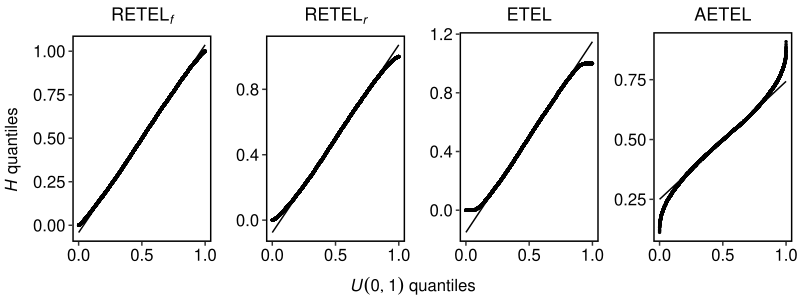

Generate this figure with R:
# Load packages
library(cowplot)
library(ggplot2)
library(grid)
library(gridExtra)

# Data
result <- readRDS("simulations/mb_1/n5s5.rds")
df <- as.data.frame(result)

# RETEL_f
p1 <- ggplot(df, aes(sample = retel1)) +
  stat_qq(distribution = qunif, size = 0.5) +
  stat_qq_line(distribution = qunif) +
  theme(
    axis.text = element_text(size = 12, color = "black"),
    axis.title = element_text(size = 12),
    panel.background = element_blank(),
    panel.border = element_rect(fill = NA, linewidth = 1),
    panel.grid = element_blank(),
    legend.position = "bottom",
    legend.text = element_text(size = 10, color = "black"),
    legend.background = element_rect(fill = alpha("white", 0)),
    # reduce the space between x axis label and legend
    legend.margin = margin(t = -10),
    legend.key = element_rect(fill = alpha("white", 1)),
    legend.title = element_blank(),
    # title center
    plot.title = element_text(hjust = 0.5)
  ) +
  labs(
    x = NULL, y = NULL, title = expression(RETEL[italic(f)]),
    # Remove excessive legend
    colour = "", linetype = ""
  ) +
  scale_x_continuous(breaks = c(0, 0.5, 1))

# RETEL_r
p2 <- ggplot(df, aes(sample = retel2)) +
  stat_qq(distribution = qunif, size = 0.5) +
  stat_qq_line(distribution = qunif) +
  theme(
    axis.text = element_text(size = 12, color = "black"),
    axis.title = element_text(size = 12),
    panel.background = element_blank(),
    panel.border = element_rect(fill = NA, linewidth = 1),
    panel.grid = element_blank(),
    legend.position = "bottom",
    legend.text = element_text(size = 10, color = "black"),
    legend.background = element_rect(fill = alpha("white", 0)),
    # reduce the space between x axis label and legend
    legend.margin = margin(t = -10),
    legend.key = element_rect(fill = alpha("white", 1)),
    legend.title = element_blank(),
    # title center
    plot.title = element_text(hjust = 0.5)
  ) +
  labs(
    x = NULL, y = NULL, title = expression(RETEL[italic(r)]),
    # Remove excessive legend
    colour = "", linetype = ""
  ) +
  scale_x_continuous(breaks = c(0, 0.5, 1))

# ETEL
p3 <- ggplot(df, aes(sample = etel)) +
  stat_qq(distribution = qunif, size = 0.5) +
  stat_qq_line(distribution = qunif) +
  theme(
    axis.text = element_text(size = 12, color = "black"),
    axis.title = element_text(size = 12),
    panel.background = element_blank(),
    panel.border = element_rect(fill = NA, linewidth = 1),
    panel.grid = element_blank(),
    legend.position = "bottom",
    legend.text = element_text(size = 10, color = "black"),
    legend.background = element_rect(fill = alpha("white", 0)),
    # reduce the space between x axis label and legend
    legend.margin = margin(t = -10),
    legend.key = element_rect(fill = alpha("white", 1)),
    legend.title = element_blank(),
    # title center
    plot.title = element_text(hjust = 0.5)
  ) +
  labs(
    x = NULL, y = NULL, title = expression(ETEL),
    # Remove excessive legend
    colour = "", linetype = ""
  ) +
  scale_x_continuous(breaks = c(0, 0.5, 1))

# AETEL
p4 <- ggplot(df, aes(sample = aetel)) +
  stat_qq(distribution = qunif, size = 0.5) +
  stat_qq_line(distribution = qunif) +
  theme(
    axis.text = element_text(size = 12, color = "black"),
    axis.title = element_text(size = 12),
    panel.background = element_blank(),
    panel.border = element_rect(fill = NA, linewidth = 1),
    panel.grid = element_blank(),
    legend.position = "bottom",
    legend.text = element_text(size = 10, color = "black"),
    legend.background = element_rect(fill = alpha("white", 0)),
    # reduce the space between x axis label and legend
    legend.margin = margin(t = -10),
    legend.key = element_rect(fill = alpha("white", 1)),
    legend.title = element_blank(),
    # title center
    plot.title = element_text(hjust = 0.5)
  ) +
  labs(
    x = NULL, y = NULL, title = expression(AETEL),
    # Remove excessive legend
    colour = "", linetype = ""
  ) +
  scale_x_continuous(breaks = c(0, 0.5, 1))

# Plots
plots <- plot_grid(p1, p2, p3, p4, nrow = 1L, align = "v")
y.grob <- textGrob(expression(italic(H) * " quantiles"),
  gp = gpar(fontsize = 12), rot = 90
)
x.grob <- textGrob(expression(italic(U(0, 1)) * " quantiles"),
  gp = gpar(fontsize = 12)
)
grid.arrange(arrangeGrob(plots, left = y.grob, bottom = x.grob))
